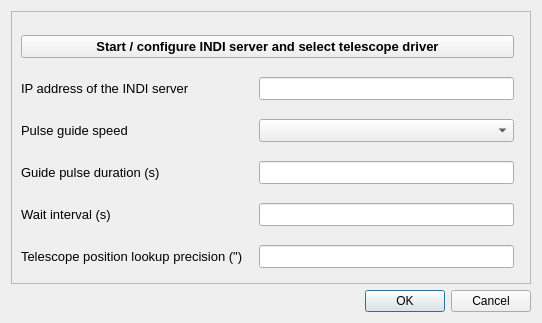
<?xml version="1.0" encoding="UTF-8"?>
<ui version="4.0">
 <class>INDIDialog</class>
 <widget class="QDialog" name="INDIDialog">
  <property name="geometry">
   <rect>
    <x>0</x>
    <y>0</y>
    <width>542</width>
    <height>323</height>
   </rect>
  </property>
  <property name="windowTitle">
   <string>Configure INDI telescope interface</string>
  </property>
  <property name="locale">
   <locale language="English" country="UnitedStates"/>
  </property>
  <layout class="QVBoxLayout" name="verticalLayout_2">
   <item>
    <widget class="QScrollArea" name="scrollArea">
     <property name="locale">
      <locale language="English" country="UnitedStates"/>
     </property>
     <property name="widgetResizable">
      <bool>true</bool>
     </property>
     <widget class="QWidget" name="scrollAreaWidgetContents">
      <property name="geometry">
       <rect>
        <x>0</x>
        <y>0</y>
        <width>520</width>
        <height>270</height>
       </rect>
      </property>
      <widget class="QWidget" name="layoutWidget">
       <property name="geometry">
        <rect>
         <x>0</x>
         <y>10</y>
         <width>511</width>
         <height>261</height>
        </rect>
       </property>
       <layout class="QGridLayout" name="gridLayout">
        <property name="leftMargin">
         <number>9</number>
        </property>
        <property name="rightMargin">
         <number>9</number>
        </property>
        <property name="bottomMargin">
         <number>0</number>
        </property>
        <item row="4" column="1">
         <widget class="QLineEdit" name="input_guiding_interval">
          <property name="font">
           <font>
            <pointsize>10</pointsize>
           </font>
          </property>
         </widget>
        </item>
        <item row="3" column="0">
         <widget class="QLabel" name="pulse_guide_speed">
          <property name="font">
           <font>
            <pointsize>10</pointsize>
           </font>
          </property>
          <property name="toolTip">
           <string>Speed of pulse guide operations.</string>
          </property>
          <property name="text">
           <string>Pulse guide speed</string>
          </property>
         </widget>
        </item>
        <item row="2" column="1">
         <widget class="QLineEdit" name="input_indi_server_url">
          <property name="font">
           <font>
            <pointsize>10</pointsize>
           </font>
          </property>
         </widget>
        </item>
        <item row="0" column="0" colspan="2">
         <widget class="QPushButton" name="configure_server">
          <property name="font">
           <font>
            <pointsize>10</pointsize>
            <weight>75</weight>
            <bold>true</bold>
           </font>
          </property>
          <property name="toolTip">
           <string>Make sure to enter the URL where the server is running below.</string>
          </property>
          <property name="text">
           <string>Start / configure INDI server and select telescope driver</string>
          </property>
         </widget>
        </item>
        <item row="4" column="0">
         <widget class="QLabel" name="guiding_interval">
          <property name="font">
           <font>
            <pointsize>10</pointsize>
           </font>
          </property>
          <property name="toolTip">
           <string>Duration of guiding pulses during video exposure, e.g. 0.2. Must be between 0. and 3.</string>
          </property>
          <property name="text">
           <string>Guide pulse duration (s)</string>
          </property>
         </widget>
        </item>
        <item row="5" column="0">
         <widget class="QLabel" name="wait_interval">
          <property name="font">
           <font>
            <pointsize>10</pointsize>
           </font>
          </property>
          <property name="toolTip">
           <string>Parameter to reduce polling frequency during telescope slewing, e.g. 1. Must be between 0. and 20.</string>
          </property>
          <property name="text">
           <string>Wait interval (s)</string>
          </property>
         </widget>
        </item>
        <item row="5" column="1">
         <widget class="QLineEdit" name="input_wait_interval">
          <property name="font">
           <font>
            <pointsize>10</pointsize>
           </font>
          </property>
         </widget>
        </item>
        <item row="2" column="0">
         <widget class="QLabel" name="indi_server_url">
          <property name="font">
           <font>
            <pointsize>10</pointsize>
           </font>
          </property>
          <property name="toolTip">
           <string>Enter either 'localhost' or a valid IP address.</string>
          </property>
          <property name="text">
           <string>IP address of the INDI server</string>
          </property>
         </widget>
        </item>
        <item row="3" column="1">
         <widget class="QComboBox" name="pulse_guide_speed_chooser">
          <property name="font">
           <font>
            <pointsize>10</pointsize>
           </font>
          </property>
         </widget>
        </item>
        <item row="6" column="0">
         <widget class="QLabel" name="telescope_lookup_precision">
          <property name="font">
           <font>
            <pointsize>10</pointsize>
           </font>
          </property>
          <property name="toolTip">
           <string>Required precision (&quot;) for lookup of telescope position. Must be between 0.1 and 10.</string>
          </property>
          <property name="text">
           <string>Telescope position lookup precision (&quot;)   </string>
          </property>
         </widget>
        </item>
        <item row="6" column="1">
         <widget class="QLineEdit" name="input_telescope_lookup_precision">
          <property name="font">
           <font>
            <pointsize>10</pointsize>
           </font>
          </property>
         </widget>
        </item>
       </layout>
      </widget>
     </widget>
    </widget>
   </item>
   <item>
    <widget class="QDialogButtonBox" name="buttonBox">
     <property name="toolTip">
      <string>Save or discard new input</string>
     </property>
     <property name="locale">
      <locale language="English" country="UnitedStates"/>
     </property>
     <property name="orientation">
      <enum>Qt::Horizontal</enum>
     </property>
     <property name="standardButtons">
      <set>QDialogButtonBox::Cancel|QDialogButtonBox::Ok</set>
     </property>
    </widget>
   </item>
  </layout>
 </widget>
 <tabstops>
  <tabstop>scrollArea</tabstop>
  <tabstop>configure_server</tabstop>
  <tabstop>input_indi_server_url</tabstop>
  <tabstop>pulse_guide_speed_chooser</tabstop>
  <tabstop>input_guiding_interval</tabstop>
  <tabstop>input_wait_interval</tabstop>
 </tabstops>
 <resources/>
 <connections>
  <connection>
   <sender>buttonBox</sender>
   <signal>accepted()</signal>
   <receiver>INDIDialog</receiver>
   <slot>accept()</slot>
   <hints>
    <hint type="sourcelabel">
     <x>248</x>
     <y>254</y>
    </hint>
    <hint type="destinationlabel">
     <x>157</x>
     <y>274</y>
    </hint>
   </hints>
  </connection>
  <connection>
   <sender>buttonBox</sender>
   <signal>rejected()</signal>
   <receiver>INDIDialog</receiver>
   <slot>reject()</slot>
   <hints>
    <hint type="sourcelabel">
     <x>316</x>
     <y>260</y>
    </hint>
    <hint type="destinationlabel">
     <x>286</x>
     <y>274</y>
    </hint>
   </hints>
  </connection>
 </connections>
</ui>
